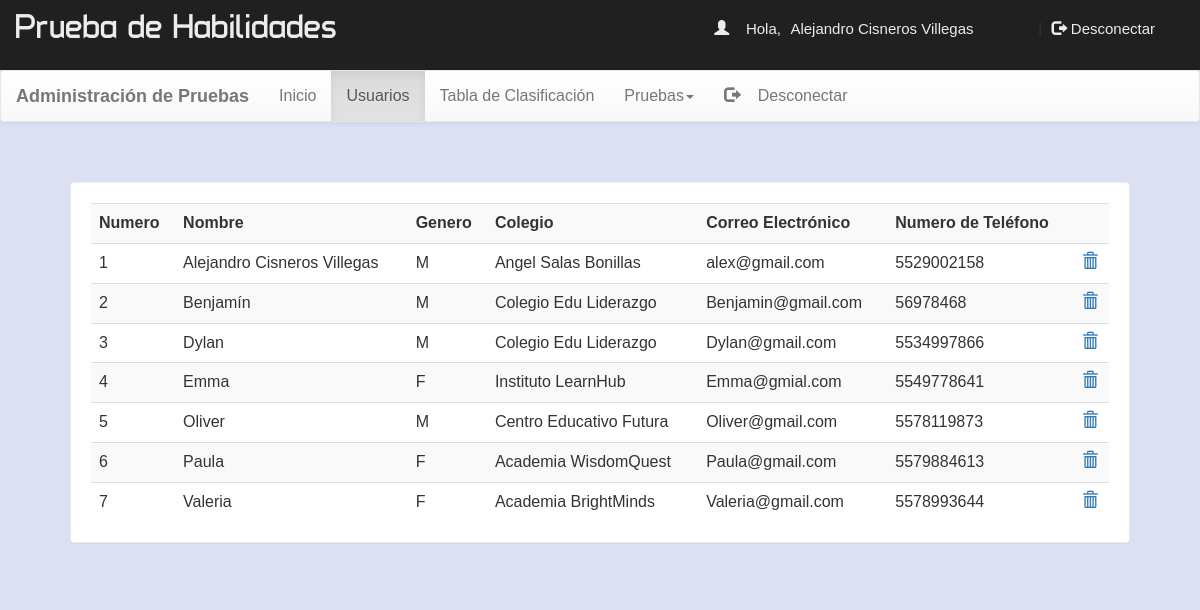
/dash.php?q=1 (signed in), run on the app's committed database.
### tables this page shows
CREATE TABLE `project_01_user` (
  `name` varchar(50) NOT NULL,
  `gender` varchar(5) NOT NULL,
  `college` varchar(100) NOT NULL,
  `email` varchar(50) NOT NULL,
  `mob` bigint(20) NOT NULL,
  `password` varchar(50) NOT NULL
);

### dash.php (the view, shortened to what this page needs)
<!DOCTYPE html>
<html lang="en">
<head>
<link  rel="stylesheet" href="css/bootstrap.min.css"/>
 <link  rel="stylesheet" href="css/bootstrap-theme.min.css"/>
 <link rel="stylesheet" href="css/main.css">
 <link  rel="stylesheet" href="css/font.css">
</head>
<body  style="background:#dde0f0;">
<div class="header">
<div class="row">
<div class="col-lg-6">
<span class="logo">Prueba de Habilidades</span></div>
<?php
 include_once 'dbConnection.php';
  if(!(isset($_SESSION['email']))){
header("location:index.php");
}
else
{
$name = $_SESSION['name'];;
echo '<span class="pull-right top title1" ><span class="log1"><span class="glyphicon glyphicon-user" aria-hidden="true"></span>&nbsp;&nbsp;&nbsp;&nbsp;Hola,</span> <a href="account.php" class="log log1">'.$name.'</a>&nbsp;|&nbsp;<a href="logout.php?q=account.php" class="log"><span class="glyphicon glyphicon-log-out" aria-hidden="true"></span>&nbsp;Desconectar</button></a></span>';
}?>
</div></div>
<nav class="navbar navbar-default title1">
  <div class="container-fluid">
    <div class="navbar-header">
      <a class="navbar-brand" href="dash.php?q=0"><b>Administración de Pruebas</b></a>
    </div>
    <div class="collapse navbar-collapse" id="bs-example-navbar-collapse-1">
      <ul class="nav navbar-nav">
        <li <?php if(@$_GET['q']==0) echo'class="active"'; ?>><a href="dash.php?q=0">Inicio<span class="sr-only">(current)</span></a></li>
        <li <?php if(@$_GET['q']==1) echo'class="active"'; ?>><a href="dash.php?q=1">Usuarios</a></li>
		<li <?php if(@$_GET['q']==2) echo'class="active"'; ?>><a href="dash.php?q=2">Tabla de Clasificación</a></li>
        <li class="dropdown <?php if(@$_GET['q']==4 || @$_GET['q']==5) echo'active"'; ?>">
          <a href="#" class="dropdown-toggle" data-toggle="dropdown" role="button" aria-haspopup="true" aria-expanded="false">Pruebas<span class="caret"></span></a>
        </li><li class="pull-right"> <a href="logout.php?q=account.php"><span class="glyphicon glyphicon-log-out" aria-hidden="true"></span>&nbsp;&nbsp;&nbsp;&nbsp;Desconectar</a></li>
      </ul>
          </div>
  </div>
</nav>
<div class="container">
<div class="row">
<div class="col-md-12">
<?php if(@$_GET['q']==1) {
$result = mysqli_query($con,"SELECT * FROM project_01_user") or die('Error');
echo  '<div class="panel"><div class="table-responsive"><table class="table table-striped title1">
<tr><td><b>Numero</b></td><td><b>Nombre</b></td><td><b>Genero</b></td><td><b>Colegio</b></td><td><b>Correo Electrónico</b></td><td><b>Numero de Teléfono</b></td><td></td></tr>';
$c=1;
while($row = mysqli_fetch_array($result)) {
	$name = $row['name'];
	$mob = $row['mob'];
	$gender = $row['gender'];
    $email = $row['email'];
	$college = $row['college'];
	echo '<tr><td>'.$c++.'</td><td>'.$name.'</td><td>'.$gender.'</td><td>'.$college.'</td><td>'.$email.'</td><td>'.$mob.'</td>
	<td><a title="Eliminar Usuario" href="update.php?demail='.$email.'"><b><span class="glyphicon glyphicon-trash" aria-hidden="true"></span></b></a></td></tr>';
}
echo '</table></div></div>';
}?>
</div>
</div></div>
</body>
</html>

### css/main.css (style rules this page uses)
body { overflow-x:hidden; width:100%; font: 15px "Century Gothic", "Times Roman", sans-serif; background:#eee; min-height:550px; background-attachment:fixed; }
.panel { border-color:#eee; margin:40px; padding:20px; font: 15px "Century Gothic", "Times Roman", sans-serif; }
.header { background:#202020; height:70px; }
.logo { font-family:'typo'; font-size:35px; color:#eeeceb; margin:15px; }
.title1 { font: 16px "Century Gothic", "Times Roman", sans-serif; }
.top { margin-top:20px; }
.log1 { font: 15px 'Ubuntu', sans-serif; color:#eeeceb; margin-left:10px; }
.log { margin:10px; margin-right:60px; margin-left:5px; color:#eeeceb; text-decoration:none; font-size:20px; font-size:15px; }

### data on the page
project_01_user: name "Alejandro Cisneros Villegas", gender "M", college "Angel Salas Bonillas", email "alex@gmail.com", mob "5529002158"
project_01_user: name "Benjamín", gender "M", college "Colegio Edu Liderazgo", email "Benjamin@gmail.com", mob "56978468"
project_01_user: name "Dylan", gender "M", college "Colegio Edu Liderazgo", email "Dylan@gmail.com", mob "5534997866"
project_01_user: name "Emma", gender "F", college "Instituto LearnHub", email "Emma@gmial.com", mob "5549778641"
project_01_user: name "Oliver", gender "M", college "Centro Educativo Futura", email "Oliver@gmail.com", mob "5578119873"
project_01_user: name "Paula", gender "F", college "Academia WisdomQuest", email "Paula@gmail.com", mob "5579884613"
project_01_user: name "Valeria", gender "F", college "Academia BrightMinds", email "Valeria@gmail.com", mob "5578993644"

### other printed values
$name "Alejandro Cisneros Villegas"
